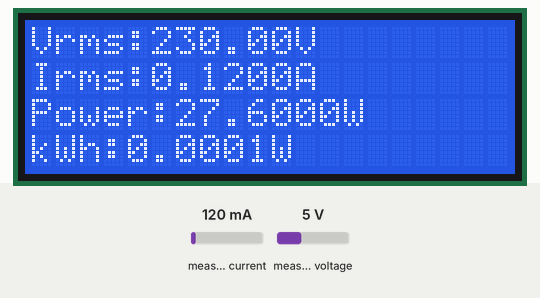
This sketch was run on a simulated ESP32. Parts: 20×4 character LCD. The test bench sets the inputs (shaded band); at power-on: measured current 120 mA, measured voltage 5 V. WiFi joins after 1.5 s; servers stay silent unless stated; uploads are accepted with an empty reply; what the sketch prints to the serial monitor is not drawn.

Above: at 8.0 s.
8.1 s: measured current set to 40 mA
At 13.3 s:
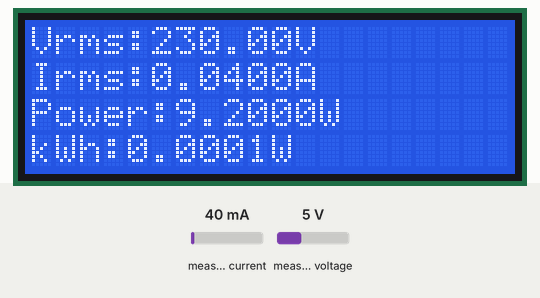
13.9 s: measured voltage set to 0.3 V
At 18.3 s:
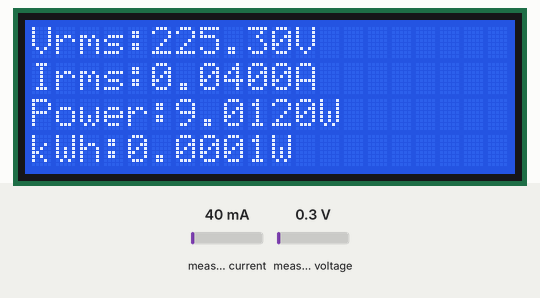
18.9 s: measured current set to 500 mA
At 23.4 s:
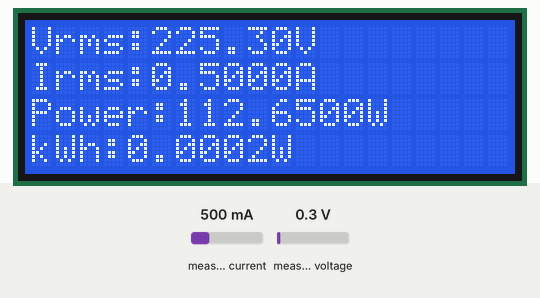
28.9 s: measured voltage set to 3.8 V
At 33.4 s:
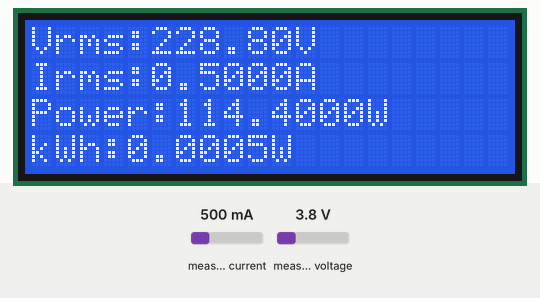
38.9 s: measured current set to 1000 mA
At 43.3 s:
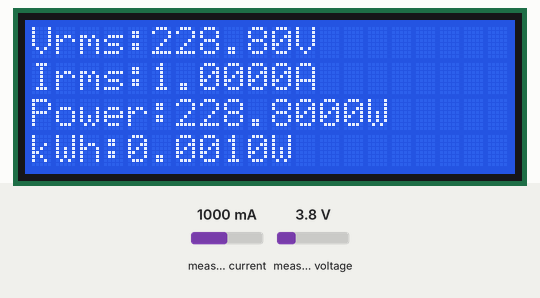
48.9 s: measured voltage set to 7.5 V
At 53.3 s:
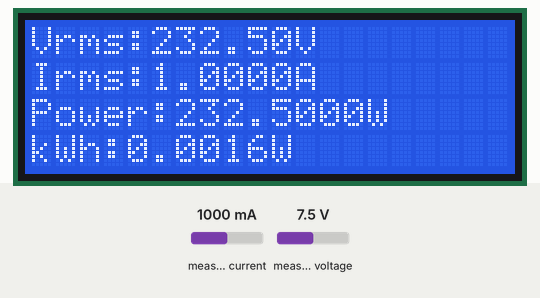
Timing chart, 0 to 54.8 s (numbered marks = the images above; inputs shaded):
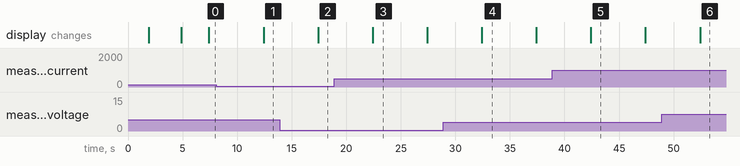

Measured:
- after the input at 8.1 s, the display: changes after 4.3 s (image 1)
- after the input at 13.9 s, the display: changes after 3.5 s (image 2)
- after the input at 18.9 s, the display: changes after 3.5 s (image 3)
- what the display in image 3 shows lasts 5.0 s, from 22.4 s to 27.4 s

The sketch:

Smart_Energy_Meter.ino
```cpp
                        #include <HTTPClient.h>
#include <LiquidCrystal_I2C.h>
LiquidCrystal_I2C lcd(0x27, 20, 4);
// #define BLYNK_TEMPLATE_ID "TMPL6emdmuXgp"
// #define BLYNK_TEMPLATE_NAME "Dilukshi Smart Power meter"
#define BLYNK_TEMPLATE_ID "TMPL5jVk9CZqx"
#define BLYNK_TEMPLATE_NAME "SMART ENERGY METER"
#include "EmonLib.h"
#include <EEPROM.h>
#define BLYNK_PRINT Serial
#include <WiFi.h>
#include <WiFiClient.h>
#include <BlynkSimpleEsp32.h>

EnergyMonitor emon;
#define vCalibration 83.3
#define currCalibration 0.50

BlynkTimer timer;
char auth[] = "BsNykJ6_dYiPmmyuxZNPdkNgUO3GHcsy";
//char ssid[] = "BT-KQCJQQ";
//char pass[] = "uYPLHT6DYcFPUM";
char ssid[] = "Fitzy iPhone";
char pass[] = "ds123456";

float kWh = 0;
unsigned long lastmillis = millis();

void myTimerEvent()
{
  emon.calcVI(20, 2000);
  kWh = kWh + emon.apparentPower * (millis() - lastmillis) / 3600000000.0;
  yield();
  Serial.print("Vrms: ");
  Serial.print(emon.Vrms, 2);
  Serial.print("V");
  EEPROM.put(0, emon.Vrms);
  delay(100);

  Serial.print("\tIrms: ");
  Serial.print(emon.Irms, 4);
  Serial.print("A");
  EEPROM.put(4, emon.Irms);
  delay(100);

  Serial.print("\tPower: ");
  Serial.print(emon.apparentPower, 4);
  Serial.print("W");
  EEPROM.put(8, emon.apparentPower);
  delay(100);

  Serial.print("\tkWh: ");
  Serial.print(kWh, 5);
  Serial.println("kWh");
  EEPROM.put(12, kWh);

  lcd.clear();
  lcd.setCursor(0, 0);
  lcd.print("Vrms:");
  lcd.print(emon.Vrms, 2);
  lcd.print("V");
  lcd.setCursor(0, 1);
  lcd.print("Irms:");
  lcd.print(emon.Irms, 4);
  lcd.print("A");
  lcd.setCursor(0, 2);
  lcd.print("Power:");
  lcd.print(emon.apparentPower, 4);
  lcd.print("W");
  lcd.setCursor(0, 3);
  lcd.print("kWh:");
  lcd.print(kWh, 4);
  lcd.print("W");

  lastmillis = millis();

  Blynk.virtualWrite(V0, emon.Vrms);
  Blynk.virtualWrite(V1, emon.Irms);
  Blynk.virtualWrite(V2, emon.apparentPower);
  Blynk.virtualWrite(V3, kWh);

  HTTPClient http;
  String url = "https://script.google.com/macros/s/AKfycbynwJulgyXZ_ITHCSu-7w5HNbBcL2zODle4kAv7yFeZRyBl8kCt2zylnfWRvu0rmSzm/exec";
  url += "?voltage=" + String(emon.Vrms, 2);
  url += "&current=" + String(emon.Irms, 4);
  url += "&power=" + String(emon.apparentPower, 4);
  url += "&kwh=" + String(kWh, 5);

  http.begin(url);
  int httpCode = http.GET();
  String payload = http.getString();
  Serial.println(httpCode);  // 200 = success
  Serial.println(payload);
  http.end();

}

void setup()
{
  Serial.begin(115200);
  Blynk.begin(auth, ssid, pass);
  lcd.init();
  lcd.backlight();
  emon.voltage(35, vCalibration, 1.7);  // Voltage: input pin, calibration, phase_shift
  emon.current(34, currCalibration);    // Current: input pin, calibration.

  timer.setInterval(5000L, myTimerEvent);
  lcd.setCursor(3, 0);
  lcd.print("IoT Energy");
  lcd.setCursor(5, 1);
  lcd.print("Meter");
  delay(3000);
  lcd.clear();
}

void loop()
{
  Blynk.run();
  timer.run();
}
```
